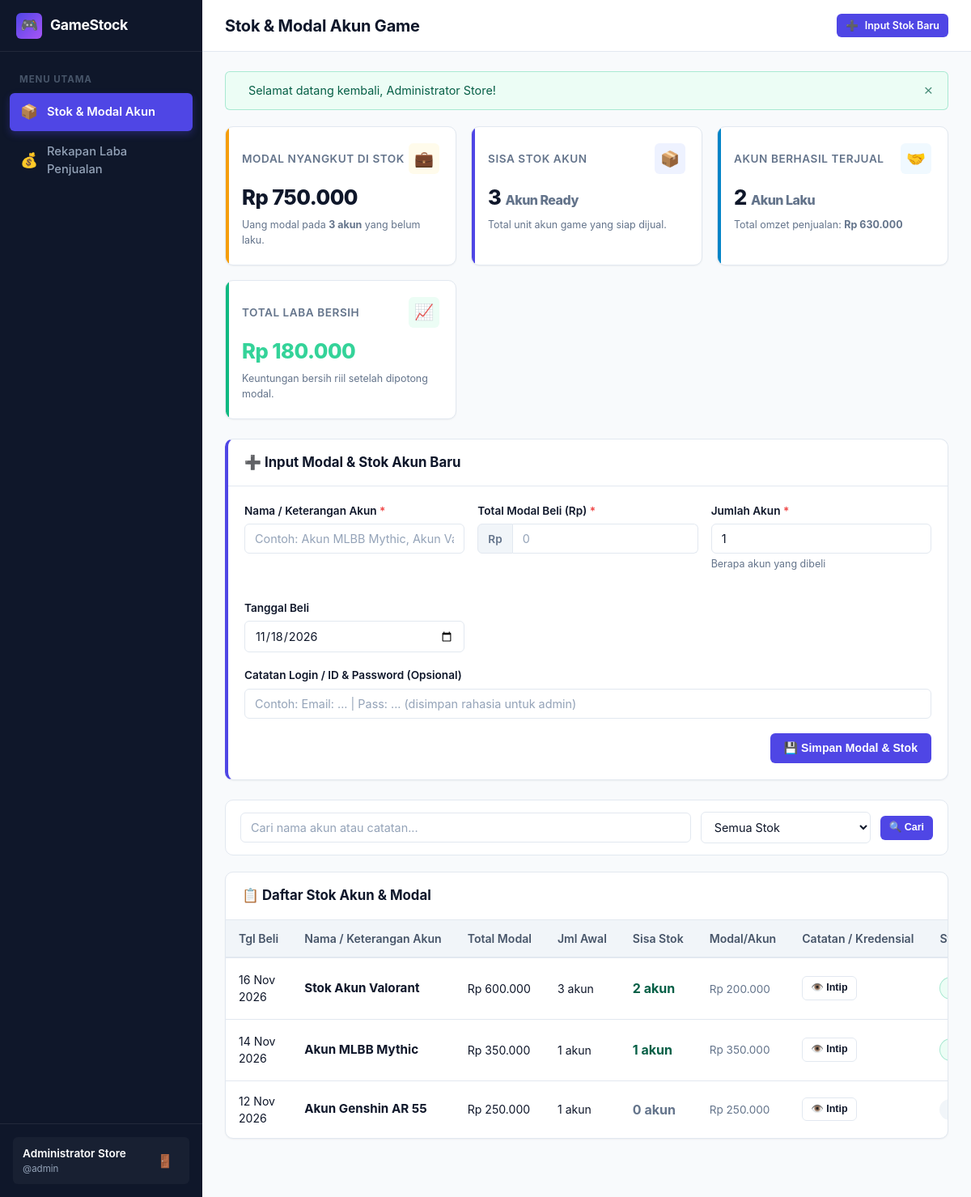
/index.php (signed in), run on the app's committed database.
### tables this page shows
CREATE TABLE IF NOT EXISTS `stok_akun` (
    `id` INT AUTO_INCREMENT PRIMARY KEY,
    `tanggal_beli` DATE NOT NULL,
    `nama_akun` VARCHAR(150) NOT NULL,
    `modal` DECIMAL(12, 2) NOT NULL DEFAULT 0.00,
    `jumlah_total` INT NOT NULL DEFAULT 1,
    `sisa_stok` INT NOT NULL DEFAULT 1,
    `catatan_login` TEXT NULL,
    `created_at` DATETIME DEFAULT CURRENT_TIMESTAMP,
    `updated_at` DATETIME DEFAULT CURRENT_TIMESTAMP ON UPDATE CURRENT_TIMESTAMP
);

### config/database.php (called while the page is built, shortened)
<?php
function format_rupiah($angka) {
    return 'Rp ' . number_format((float)$angka, 0, ',', '.');
}
function format_tanggal($tanggal) {
    $bulanIndo = [
        1 => 'Jan', 2 => 'Feb', 3 => 'Mar', 4 => 'Apr', 5 => 'Mei', 6 => 'Jun',
        7 => 'Jul', 8 => 'Agu', 9 => 'Sep', 10 => 'Okt', 11 => 'Nov', 12 => 'Des'
    ];
    $timestamp = strtotime($tanggal);
    $hari = date('d', $timestamp);
    $bulan = $bulanIndo[(int)date('m', $timestamp)];
    $tahun = date('Y', $timestamp);
    return "$hari $bulan $tahun";
}
function clean($data) {
    return htmlspecialchars(trim($data ?? ''), ENT_QUOTES, 'UTF-8');
}

### index.php (the view, shortened to what this page needs)
<?php
require_once __DIR__ . '/includes/header.php';
$qModalNyangkut = mysqli_query($conn, "SELECT
    SUM((modal / jumlah_total) * sisa_stok) AS modal_nyangkut,
    SUM(sisa_stok) AS total_sisa_akun
    FROM stok_akun
    WHERE sisa_stok > 0");
$dataModal = mysqli_fetch_assoc($qModalNyangkut);
$modalNyangkut = (float)($dataModal['modal_nyangkut'] ?? 0);
$totalSisaAkun = (int)($dataModal['total_sisa_akun'] ?? 0);
$qLaba = mysqli_query($conn, "SELECT
    SUM(jumlah_terjual) AS total_terjual,
    SUM(harga_jual) AS total_omzet,
    SUM(laba_bersih) AS total_laba
    FROM penjualan");
$dataLaba = mysqli_fetch_assoc($qLaba);
$totalAkunTerjual = (int)($dataLaba['total_terjual'] ?? 0);
$totalOmzet = (float)($dataLaba['total_omzet'] ?? 0);
$totalLabaBersih = (float)($dataLaba['total_laba'] ?? 0);
$filter = $_GET['filter'] ?? 'semua';
$search = trim($_GET['search'] ?? '');
$where = [];
$whereSql = count($where) > 0 ? "WHERE " . implode(" AND ", $where) : "";
$qStok = mysqli_query($conn, "SELECT * FROM stok_akun $whereSql ORDER BY sisa_stok > 0 DESC, id DESC");
?>
<div class="stats-grid">
    <div class="stat-card card-warning">
        <div class="stat-header">
            <span class="stat-title">Modal Nyangkut di Stok</span>
            <span class="stat-icon icon-warning">💼</span>
        </div>
        <div class="stat-value"><?= format_rupiah($modalNyangkut); ?></div>
        <div class="stat-caption">Uang modal pada <strong><?= $totalSisaAkun; ?> akun</strong> yang belum laku.</div>
    </div>
    <div class="stat-card card-primary">
        <div class="stat-header">
            <span class="stat-title">Sisa Stok Akun</span>
            <span class="stat-icon icon-primary">📦</span>
        </div>
        <div class="stat-value"><?= $totalSisaAkun; ?> <span style="font-size: 1rem; color: var(--text-muted);">Akun Ready</span></div>
        <div class="stat-caption">Total unit akun game yang siap dijual.</div>
    </div>
    <div class="stat-card card-info">
        <div class="stat-header">
            <span class="stat-title">Akun Berhasil Terjual</span>
            <span class="stat-icon icon-info">🤝</span>
        </div>
        <div class="stat-value"><?= $totalAkunTerjual; ?> <span style="font-size: 1rem; color: var(--text-muted);">Akun Laku</span></div>
        <div class="stat-caption">Total omzet penjualan: <strong><?= format_rupiah($totalOmzet); ?></strong></div>
    </div>
    <div class="stat-card card-success">
        <div class="stat-header">
            <span class="stat-title">Total Laba Bersih</span>
            <span class="stat-icon icon-success">📈</span>
        </div>
        <div class="stat-value <?= $totalLabaBersih >= 0 ? 'text-profit' : 'text-loss'; ?>">
            <?= format_rupiah($totalLabaBersih); ?>
        </div>
        <div class="stat-caption">Keuntungan bersih riil setelah dipotong modal.</div>
    </div>
</div>
<div class="card" id="formInputStok" style="border-left: 4px solid var(--primary);">
    <div class="card-header">
        <h3 class="card-title">
            <span>➕ Input Modal & Stok Akun Baru</span>
        </h3>
    </div>
    <div class="card-body">
        <form action="index.php" method="POST">
            <div class="form-row">
                <div class="form-group" style="flex: 1.5;">
                    <label for="nama_akun" class="form-label">
                        Nama / Keterangan Akun <span class="required">*</span>
                    </label>
                    <input type="text" name="nama_akun" id="nama_akun" class="form-control"
                           placeholder="Contoh: Akun MLBB Mythic, Akun Valorant, atau Stok FF Borongan" required autofocus>
                </div>
                <div class="form-group" style="flex: 1;">
                    <label for="modal" class="form-label">
                        Total Modal Beli (Rp) <span class="required">*</span>
                    </label>
                    <div class="input-group">
                        <span class="input-addon">Rp</span>
                        <input type="number" name="modal" id="modal" class="form-control"
                               placeholder="0" min="0" step="1000" required>
                    </div>
                </div>
                <div class="form-group" style="flex: 0.8;">
                    <label for="jumlah_total" class="form-label">
                        Jumlah Akun <span class="required">*</span>
                    </label>
                    <input type="number" name="jumlah_total" id="jumlah_total" class="form-control"
                           value="1" min="1" required>
                    <div class="form-help">Berapa akun yang dibeli</div>
                </div>
                <div class="form-group" style="flex: 1;">
                    <label for="tanggal_beli" class="form-label">Tanggal Beli</label>
                    <input type="date" name="tanggal_beli" id="tanggal_beli" class="form-control"
                           value="<?= date('Y-m-d'); ?>" required>
                </div>
            </div>
            <div class="form-group">
                <label for="catatan_login" class="form-label">
                    Catatan Login / ID & Password (Opsional)
                </label>
                <input type="text" name="catatan_login" id="catatan_login" class="form-control"
                       placeholder="Contoh: Email: ... | Pass: ... (disimpan rahasia untuk admin)">
            </div>
            <div style="text-align: right;">
                <button type="submit" class="btn btn-primary">
                    <span>💾 Simpan Modal & Stok</span>
                </button>
            </div>
        </form>
    </div>
</div>
<div class="filter-bar">
    <form action="index.php" method="GET" style="display: flex; flex-wrap: wrap; gap: 12px; align-items: center; width: 100%;">
        <div style="flex: 1; min-width: 220px;">
            <input type="text" name="search" class="form-control" placeholder="Cari nama akun atau catatan..." value="<?= clean($search); ?>">
        </div>
        <div style="min-width: 170px;">
            <select name="filter" class="form-select" onchange="this.form.submit()">
                <option value="semua" <?= ($filter === 'semua') ? 'selected' : ''; ?>>Semua Stok</option>
            </select>
        </div>
        <button type="submit" class="btn btn-primary btn-sm">
            <span>🔍 Cari</span>
        </button>
    </form>
</div>
<div class="card">
    <div class="card-header">
        <h3 class="card-title">
            <span>📋 Daftar Stok Akun & Modal</span>
        </h3>
    </div>
    <div class="card-body" style="padding: 0;">
        <div class="table-responsive">
            <table class="custom-table">
                <thead>
                    <tr>
                        <th>Tgl Beli</th>
                        <th>Nama / Keterangan Akun</th>
                        <th>Total Modal</th>
                        <th>Jml Awal</th>
                        <th>Sisa Stok</th>
                        <th>Modal/Akun</th>
                        <th>Catatan / Kredensial</th>
                        <th>Status</th>
                    </tr>
                </thead>
                <tbody>
                    <?php if (mysqli_num_rows($qStok) > 0): ?>
                        <?php while ($s = mysqli_fetch_assoc($qStok)):
                            $modalPerAkun = ($s['jumlah_total'] > 0) ? ($s['modal'] / $s['jumlah_total']) : $s['modal'];
                            $isReady = $s['sisa_stok'] > 0;
                        ?>
                            <tr>
                                <td><?= format_tanggal($s['tanggal_beli']); ?></td>
                                <td>
                                    <strong style="font-size: 0.95rem; color: var(--text-main);"><?= clean($s['nama_akun']); ?></strong>
                                </td>
                                <td><?= format_rupiah($s['modal']); ?></td>
                                <td><?= (int)$s['jumlah_total']; ?> akun</td>
                                <td>
                                    <strong style="font-size: 1rem; color: <?= $isReady ? 'var(--success-text)' : 'var(--text-muted)'; ?>;">
                                        <?= (int)$s['sisa_stok']; ?> akun
                                    </strong>
                                </td>
                                <td>
                                    <span style="color: var(--text-muted); font-size: 0.85rem;">
                                        <?= format_rupiah($modalPerAkun); ?>
                                    </span>
                                </td>
                                <td>
                                    <?php if (!empty($s['catatan_login'])): ?>
                                        <button type="button" class="btn btn-outline btn-sm" onclick="alert('Catatan Akun:\n\n<?= addslashes(clean($s['catatan_login'])); ?>')">
                                            👁️ Intip
                                        </button>
                                    <?php else: ?>
                                        <span style="color: #cbd5e1;">-</span>
                                    <?php endif; ?>
                                </td>
                                <td>
                                    <?php if ($isReady): ?>
                                        <span class="badge badge-tersedia">READY (<?= $s['sisa_stok']; ?>)</span>
                                    <?php else: ?>
                                        <span class="badge" style="background: #f1f5f9; color: #64748b;">HABIS TERJUAL</span>
                                    <?php endif; ?>
                                </td>
                            </tr>
                        <?php endwhile; ?>
                    <?php endif; ?>
                </tbody>
            </table>
        </div>
    </div>
</div>
<?php require_once __DIR__ . '/includes/footer.php'; ?>

### data on the page
stok_akun: tanggal_beli "16 Nov 2026", nama_akun "Stok Akun Valorant", modal "Rp 600.000", jumlah_total "3", sisa_stok "2", format_rupiah($modalPerAkun) "Rp 200.000"
stok_akun: tanggal_beli "14 Nov 2026", nama_akun "Akun MLBB Mythic", modal "Rp 350.000", jumlah_total "1", sisa_stok "1", format_rupiah($modalPerAkun) "Rp 350.000"
stok_akun: tanggal_beli "12 Nov 2026", nama_akun "Akun Genshin AR 55", modal "Rp 250.000", jumlah_total "1", sisa_stok "0", format_rupiah($modalPerAkun) "Rp 250.000"

### other printed values
$currentUser['nama_lengkap'] "Administrator Store"
$currentUser['username'] "admin"
$pageTitle "Stok & Modal Akun Game"
$text "Selamat datang kembali, Administrator Store!"
format_rupiah($modalNyangkut) "Rp 750.000"
$totalSisaAkun "3"
$totalAkunTerjual "2"
format_rupiah($totalOmzet) "Rp 630.000"
format_rupiah($totalLabaBersih) "Rp 180.000"
